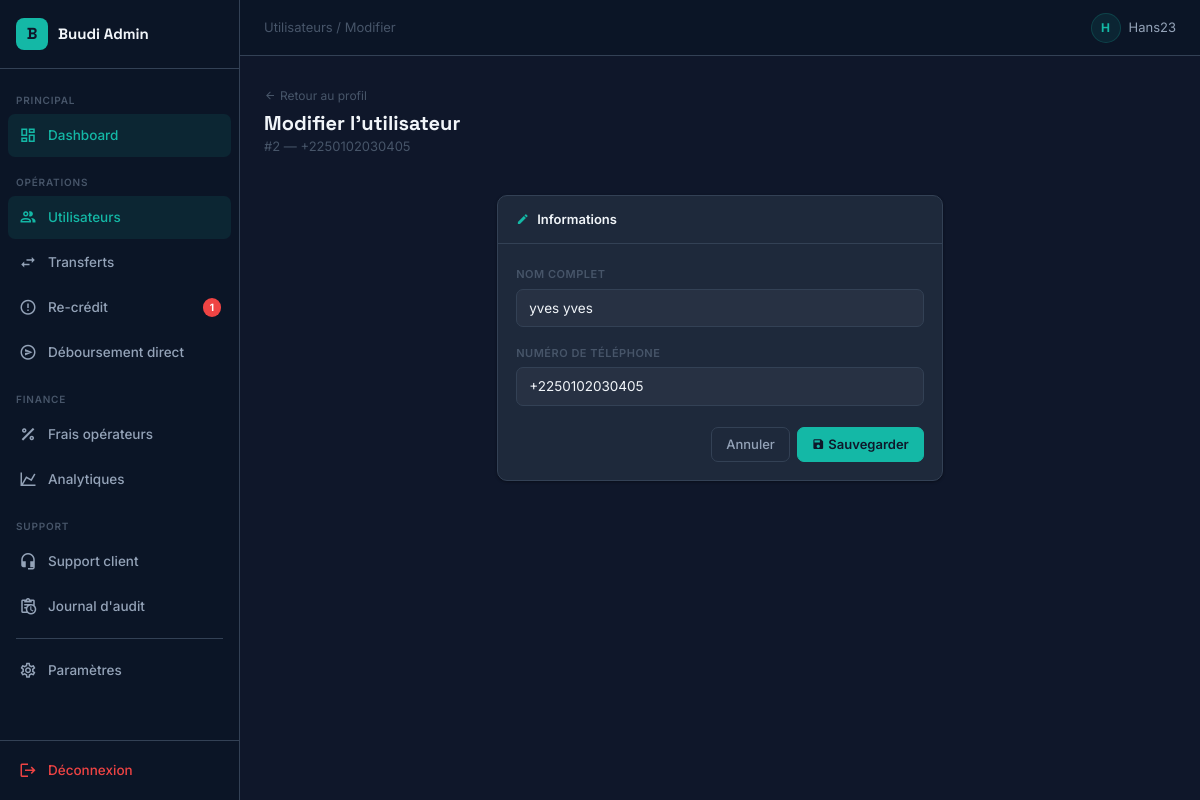
Screenshot of /api/dashboard/users/2/edit/ (signed in) with the database file from the repository.
### users/models.py (models this page shows, shortened)
class UserProfile(models.Model):
    phone = models.CharField(max_length=15, unique=True)  # ex: 0708091011
    name = models.CharField(max_length=100)
    created_at = models.DateTimeField(auto_now_add=True)

### dashboard_admin/views.py (the view, shortened to what this page needs)
# urls.py: path('users/<int:user_id>/edit/', views.admin_user_edit, name='user_edit'),
@login_required
def admin_user_edit(request, user_id):
    user = get_object_or_404(UserProfile, id=user_id)
    return render(request, 'custom_admin/admin/user_edit.html', {'user': user})

### dashboard_admin/context_processors.py (called while the page is built)
def recredits_count(request):
    if not request.user.is_authenticated:
        return {'pending_recredits_count': 0}
    try:
        credit_failed = Transfer.objects.filter(status='credit_failed').count()
        stuck_threshold = timezone.now() - timedelta(minutes=10)
        stuck_debited = Transfer.objects.filter(
            status='debited',
            updated_at__lt=stuck_threshold
        ).count()
        return {'pending_recredits_count': credit_failed + stuck_debited}
    except Exception:
        return {'pending_recredits_count': 0}

### dashboard_admin/templates/custom_admin/admin/user_edit.html (shortened to what this page needs)
{% extends 'custom_admin/base_common.html' %}
{% block breadcrumb %}<a href="{% url 'custom_admin:users' %}" style="color:var(--text-3);text-decoration:none;">Utilisateurs</a> / Modifier{% endblock %}
{% block content %}
<div class="page-header">
  <div>
    <a href="{% url 'custom_admin:user_detail' user.id %}" class="back-link"><i class="mdi mdi-arrow-left"></i>Retour au profil</a>
    <h1 class="page-title">Modifier l'utilisateur</h1>
    <p class="page-subtitle">#{{ user.id }} — {{ user.phone }}</p>
  </div>
</div>
<div class="row justify-content-center">
  <div class="col-lg-6">
    <div class="card">
      <div class="card-header"><i class="mdi mdi-pencil text-teal"></i>Informations</div>
      <div class="card-body">
        <form method="post">
          <div class="mb-3">
            <label class="form-label">Nom complet</label>
            <input type="text" name="name" class="form-control" value="{{ user.name }}" required>
          </div>
          <div class="mb-4">
            <label class="form-label">Numéro de téléphone</label>
            <input type="text" name="phone" class="form-control" value="{{ user.phone }}" required>
          </div>
          <div class="d-flex justify-content-end gap-2">
            <a href="{% url 'custom_admin:user_detail' user.id %}" class="btn btn-outline-secondary">Annuler</a>
            <button type="submit" class="btn btn-primary"><i class="mdi mdi-content-save me-1"></i>Sauvegarder</button>
          </div>
        </form>
      </div>
    </div>
  </div>
</div>
{% endblock %}

### dashboard_admin/templates/custom_admin/base_common.html (shortened to what this page needs)
{% load static %}
<!DOCTYPE html>
<html lang="fr">
<head>
  <link href="https://cdn.jsdelivr.net/npm/@mdi/font@7.2.96/css/materialdesignicons.min.css" rel="stylesheet">
  <link href="https://cdn.jsdelivr.net/npm/bootstrap@5.3.2/dist/css/bootstrap.min.css" rel="stylesheet">
</head>
<body>
<aside class="sidebar">
  <a href="{% url 'custom_admin:dashboard' %}" class="sidebar-logo" style="text-decoration:none;">
    <div class="sidebar-logo-icon">B</div>
    <span class="sidebar-logo-text">Buudi Admin</span>
  </a>
  <nav class="sidebar-nav">
    <div class="sidebar-section">Principal</div>
    <a href="{% url 'custom_admin:dashboard' %}"
       class="nav-item {% if '/dashboard' in request.path or request.path == '/admin/' %}active{% endif %}">
      <i class="mdi mdi-view-dashboard-outline"></i>
      <span>Dashboard</span>
    </a>
    <div class="sidebar-section">Opérations</div>
    <a href="{% url 'custom_admin:users' %}"
       class="nav-item {% if '/users' in request.path %}active{% endif %}">
      <i class="mdi mdi-account-multiple-outline"></i>
      <span>Utilisateurs</span>
    </a>
    <a href="{% url 'custom_admin:transfers' %}"
       class="nav-item {% if '/transfers' in request.path and '/recredits' not in request.path %}active{% endif %}">
      <i class="mdi mdi-swap-horizontal"></i>
      <span>Transferts</span>
    </a>
    <a href="{% url 'custom_admin:recredits' %}"
       class="nav-item {% if '/recredits' in request.path %}active{% endif %}">
      <i class="mdi mdi-alert-circle-outline"></i>
      <span>Re-crédit</span>
      {% if pending_recredits_count > 0 %}
      <span class="badge-pill">{{ pending_recredits_count }}</span>
      {% endif %}
    </a>
    <a href="{% url 'custom_admin:manual_disburse' %}"
       class="nav-item {% if '/disburse' in request.path %}active{% endif %}">
      <i class="mdi mdi-send-circle-outline"></i>
      <span>Déboursement direct</span>
    </a>
    <div class="sidebar-section">Finance</div>
    <a href="{% url 'custom_admin:fees' %}"
       class="nav-item {% if '/fees' in request.path %}active{% endif %}">
      <i class="mdi mdi-percent-outline"></i>
      <span>Frais opérateurs</span>
    </a>
    <a href="{% url 'custom_admin:revenue_analytics' %}"
       class="nav-item {% if '/revenue-analytics' in request.path %}active{% endif %}">
      <i class="mdi mdi-chart-line"></i>
      <span>Analytiques</span>
    </a>
    <div class="sidebar-section">Support</div>
    <a href="{% url 'custom_admin:support_list' %}"
       class="nav-item {% if '/support-admin' in request.path %}active{% endif %}">
      <i class="mdi mdi-headset"></i>
      <span>Support client</span>
    </a>
    <a href="{% url 'custom_admin:audit_log' %}"
       class="nav-item {% if '/audit-log' in request.path %}active{% endif %}">
      <i class="mdi mdi-clipboard-text-clock-outline"></i>
      <span>Journal d'audit</span>
    </a>
    <div class="nav-divider"></div>
    <a href="{% url 'custom_admin:settings' %}"
       class="nav-item {% if '/settings' in request.path %}active{% endif %}">
      <i class="mdi mdi-cog-outline"></i>
      <span>Paramètres</span>
    </a>
  </nav>
  <div class="sidebar-bottom">
    <a href="{% url 'custom_admin:logout' %}" class="nav-item" style="color:var(--red);">
      <i class="mdi mdi-logout"></i>
      <span>Déconnexion</span>
    </a>
  </div>
</aside>
<header class="topbar">
  <div class="topbar-left">
    <span style="font-size:13px;color:var(--text-3);">{% block breadcrumb %}Dashboard{% endblock %}</span>
  </div>
  <div class="topbar-right">
    <div class="topbar-user">
      <div class="topbar-avatar">{{ request.user.username|slice:":1"|upper }}</div>
      <span>{{ request.user.username }}</span>
    </div>
  </div>
</header>
<div class="main-wrapper">
  <div class="main-content">
    {% block content %}{% endblock %}
  </div>
</div>
</body>
</html>

### rows the page displays
UserProfile: id "2", phone "+2250102030405", name "yves yves"

### other values shown
{{ pending_recredits_count }} "1"
{{ request.user.username|slice:":1"|upper }} "H"
{{ request.user.username }} "Hans23"
